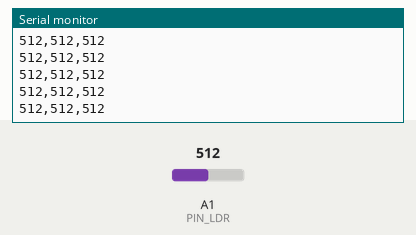
Recording of a sketch running on a simulated Arduino Uno, built with avr-gcc and run on an emulated ATmega328P. Parts: the last lines printed to the serial monitor. The test bench sets the inputs (shaded band); at power-on: A1 (PIN_LDR) = 512.

Above: at 4.2 s.
4.3 s: A1 (PIN_LDR) set to 110
At 5.4 s:
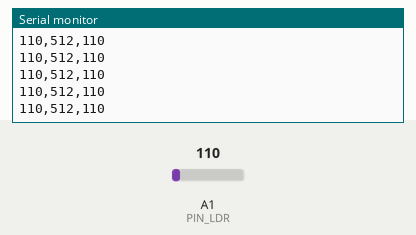
5.8 s: A1 (PIN_LDR) set to 94
At 6.6 s:
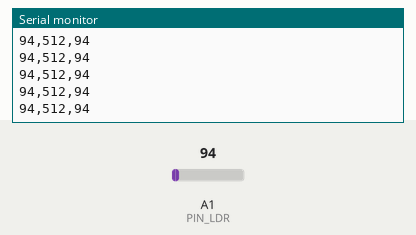
Timing chart, 0 to 8.8 s (numbered marks = the images above; inputs shaded):
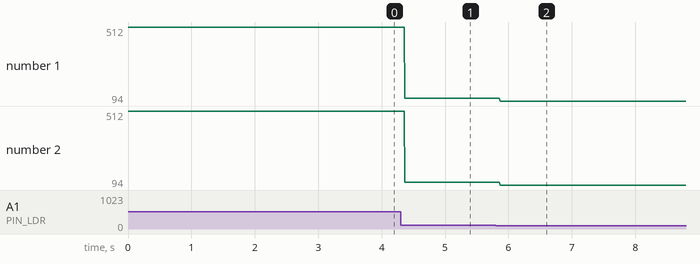

The sketch:

Ejercicio02-InesG.ino
```cpp
//Comentario

#define PIN_LDR A1
int maximo = 0;
int minimo = 1023;

void setup() {
  // put your setup code here, to run once:
  Serial.begin(9600);
}

void loop() {
  // put your main code here, to run repeatedly:
  int temperatura = analogRead(PIN_LDR);
  maximo = max(maximo, temperatura);
  minimo = min(minimo, temperatura);
  Serial.print(temperatura);
  Serial.print(",");
  Serial.print(maximo);
  Serial.print(",");
  Serial.println(minimo);
}
```

Measured:
- after the input at 4.3 s, the serial monitor: prints a new line after 0.07 s (image 1)
- after the input at 5.8 s, the serial monitor: prints a new line after 0.07 s (image 2)
- plotted number 1: 512 → 110 after the input at 4.3 s, 110 → 94 after the input at 5.8 s
- plotted number 2: 512 → 110 after the input at 4.3 s, 110 → 94 after the input at 5.8 s
